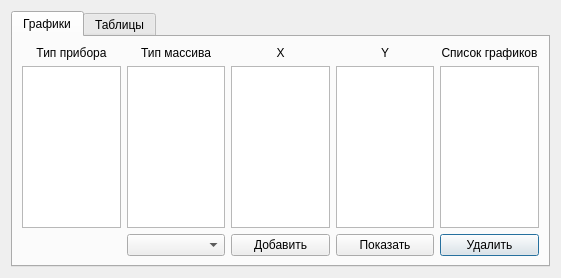
<?xml version="1.0" encoding="UTF-8"?>
<ui version="4.0">
 <class>Kia_constructor</class>
 <widget class="QDialog" name="Kia_constructor">
  <property name="geometry">
   <rect>
    <x>0</x>
    <y>0</y>
    <width>561</width>
    <height>278</height>
   </rect>
  </property>
  <property name="windowTitle">
   <string>Dialog</string>
  </property>
  <layout class="QHBoxLayout" name="horizontalLayout">
   <item>
    <widget class="QTabWidget" name="tabWidget">
     <property name="currentIndex">
      <number>0</number>
     </property>
     <widget class="QWidget" name="tab_graph">
      <attribute name="title">
       <string>Графики</string>
      </attribute>
      <layout class="QGridLayout" name="gridLayout">
       <item row="0" column="0">
        <layout class="QGridLayout" name="gridLayout_3">
         <item row="1" column="3">
          <widget class="QLabel" name="lab_y">
           <property name="text">
            <string>Y</string>
           </property>
           <property name="alignment">
            <set>Qt::AlignCenter</set>
           </property>
          </widget>
         </item>
         <item row="1" column="2">
          <widget class="QLabel" name="lab_x">
           <property name="text">
            <string>X</string>
           </property>
           <property name="alignment">
            <set>Qt::AlignCenter</set>
           </property>
          </widget>
         </item>
         <item row="2" column="1">
          <widget class="QListWidget" name="lw_type_arr"/>
         </item>
         <item row="2" column="0">
          <widget class="QListWidget" name="lw_type_dev"/>
         </item>
         <item row="1" column="1">
          <widget class="QLabel" name="lab_x_2">
           <property name="text">
            <string>Тип массива</string>
           </property>
           <property name="alignment">
            <set>Qt::AlignCenter</set>
           </property>
          </widget>
         </item>
         <item row="2" column="3">
          <widget class="QListWidget" name="lw_y"/>
         </item>
         <item row="1" column="0">
          <widget class="QLabel" name="lab_x_3">
           <property name="text">
            <string>Тип прибора</string>
           </property>
           <property name="alignment">
            <set>Qt::AlignCenter</set>
           </property>
          </widget>
         </item>
         <item row="2" column="2">
          <widget class="QListWidget" name="lw_x"/>
         </item>
         <item row="2" column="4">
          <widget class="QListWidget" name="lw_list_graph"/>
         </item>
         <item row="1" column="4">
          <widget class="QLabel" name="label">
           <property name="text">
            <string>Список графиков</string>
           </property>
           <property name="alignment">
            <set>Qt::AlignCenter</set>
           </property>
          </widget>
         </item>
         <item row="3" column="4">
          <widget class="QPushButton" name="pb_remove_graph">
           <property name="text">
            <string>Удалить</string>
           </property>
          </widget>
         </item>
         <item row="3" column="2">
          <widget class="QPushButton" name="pb_add_graph">
           <property name="text">
            <string>Добавить</string>
           </property>
          </widget>
         </item>
         <item row="3" column="3">
          <widget class="QPushButton" name="pb_show_graph">
           <property name="text">
            <string>Показать</string>
           </property>
          </widget>
         </item>
         <item row="3" column="1">
          <widget class="QComboBox" name="select_arr_graph"/>
         </item>
        </layout>
       </item>
      </layout>
     </widget>
     <widget class="QWidget" name="tab_table">
      <attribute name="title">
       <string>Таблицы</string>
      </attribute>
      <layout class="QGridLayout" name="gridLayout_2">
       <item row="0" column="0">
        <layout class="QGridLayout" name="gridLayout_4">
         <item row="1" column="2">
          <widget class="QLabel" name="lab_x_4">
           <property name="text">
            <string>Данные</string>
           </property>
           <property name="alignment">
            <set>Qt::AlignCenter</set>
           </property>
          </widget>
         </item>
         <item row="2" column="1">
          <widget class="QListWidget" name="lw_type_arr_table"/>
         </item>
         <item row="2" column="0">
          <widget class="QListWidget" name="lw_type_dev_table"/>
         </item>
         <item row="1" column="1">
          <widget class="QLabel" name="lab_x_5">
           <property name="text">
            <string>Тип массива</string>
           </property>
           <property name="alignment">
            <set>Qt::AlignCenter</set>
           </property>
          </widget>
         </item>
         <item row="1" column="0">
          <widget class="QLabel" name="lab_x_6">
           <property name="text">
            <string>Тип прибора</string>
           </property>
           <property name="alignment">
            <set>Qt::AlignCenter</set>
           </property>
          </widget>
         </item>
         <item row="2" column="2">
          <widget class="QListWidget" name="lw_data_table"/>
         </item>
         <item row="2" column="3">
          <widget class="QListWidget" name="lw_list_table"/>
         </item>
         <item row="1" column="3">
          <widget class="QLabel" name="label_2">
           <property name="text">
            <string>Список графиков</string>
           </property>
           <property name="alignment">
            <set>Qt::AlignCenter</set>
           </property>
          </widget>
         </item>
         <item row="3" column="3">
          <widget class="QPushButton" name="pb_remove_table">
           <property name="text">
            <string>Удалить</string>
           </property>
          </widget>
         </item>
         <item row="3" column="1">
          <widget class="QPushButton" name="pb_add_table">
           <property name="text">
            <string>Добавить</string>
           </property>
          </widget>
         </item>
         <item row="3" column="2">
          <widget class="QPushButton" name="pb_show_table">
           <property name="text">
            <string>Показать</string>
           </property>
          </widget>
         </item>
        </layout>
       </item>
      </layout>
     </widget>
    </widget>
   </item>
  </layout>
 </widget>
 <resources/>
 <connections/>
</ui>
